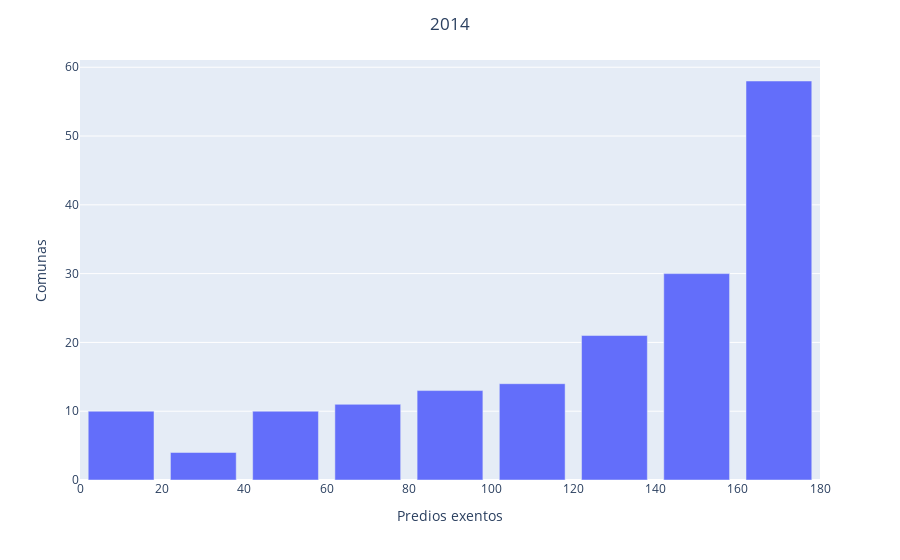
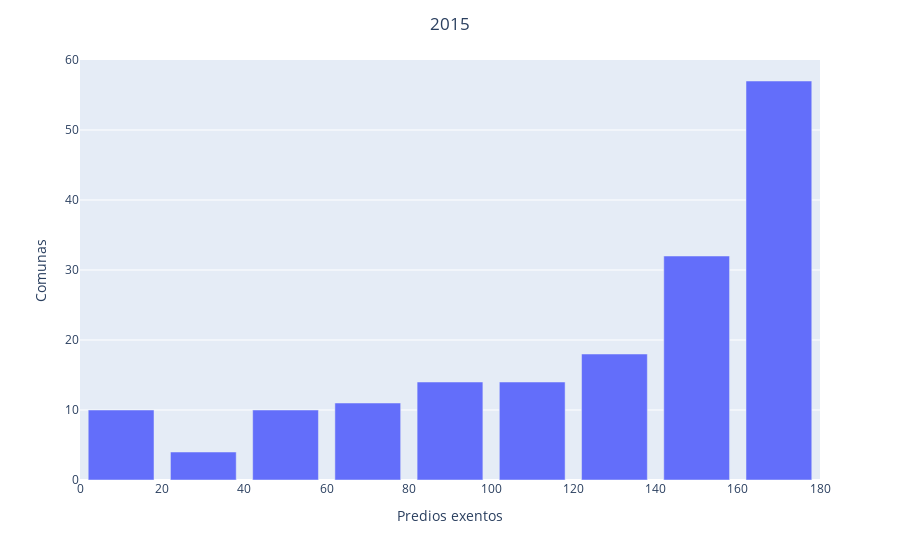
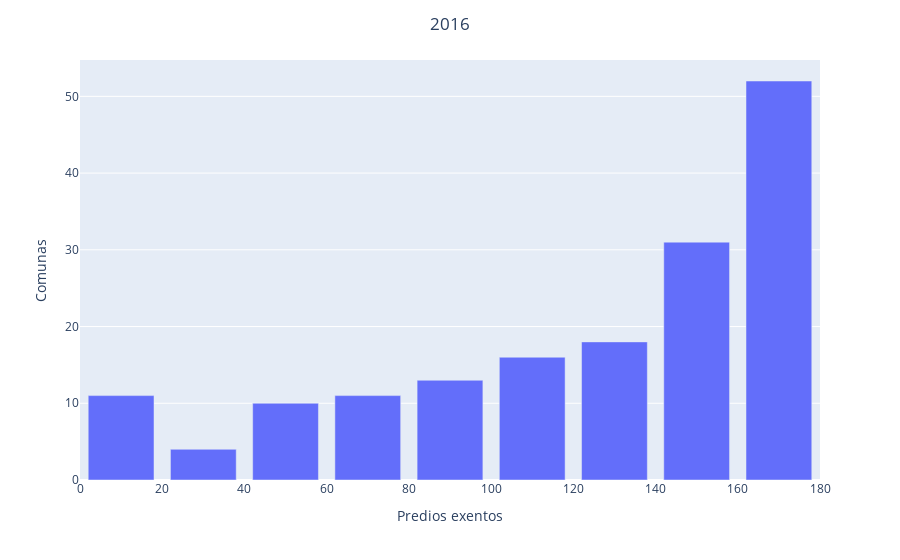
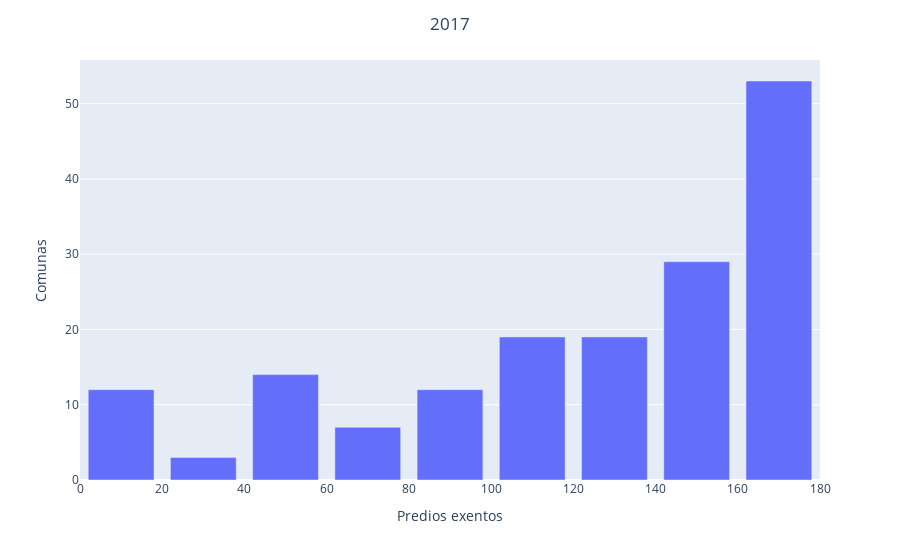

The notebook cell saved with these charts, in order:
### Code cell
años = DA["Año"].unique()
for año in años:
    df= DA[DA["Año"]==año]
    counts, bins = np.histogram(df["% Exentos"], bins=range(0,100,10))
    bins = 1  *  ( bins [: - 1 ]  +  bins [ 1 :])
    fig = px.bar(x=bins, y=counts, labels={'x':'Predios exentos', 'y':'Comunas'})
    fig.update_layout(title=dict(text=f"{año}", x=0.5,xanchor="center"))
    fig.show()

### Figure 1 — Plotly figure (JSON) as saved in the notebook; plotly's stock layout.template omitted (floating-point values rounded to 4 significant figures)
{"data": [{"alignmentgroup": "True", "hovertemplate": "Predios exentos=%{x}<br>Comunas=%{y}<extra></extra>", "legendgroup": "", "marker": {"color": "#636efa", "pattern": {"shape": ""}}, "name": "", "offsetgroup": "", "orientation": "v", "showlegend": false, "textposition": "auto", "type": "bar", "x": [10, 30, 50, 70, 90, 110, 130, 150, 170], "xaxis": "x", "y": [10, 4, 10, 11, 13, 14, 21, 30, 58], "yaxis": "y"}], "layout": {"autosize": true, "barmode": "relative", "legend": {"tracegroupgap": 0}, "margin": {"t": 60}, "title": {"text": "2014", "x": 0.5, "xanchor": "center"}, "xaxis": {"anchor": "y", "autorange": true, "domain": [0, 1], "range": [0, 180], "title": {"text": "Predios exentos"}, "type": "linear"}, "yaxis": {"anchor": "x", "autorange": true, "domain": [0, 1], "range": [0, 61.05], "title": {"text": "Comunas"}, "type": "linear"}}}

### Figure 2 — Plotly figure (JSON) as saved in the notebook; plotly's stock layout.template omitted (floating-point values rounded to 4 significant figures)
{"data": [{"alignmentgroup": "True", "hovertemplate": "Predios exentos=%{x}<br>Comunas=%{y}<extra></extra>", "legendgroup": "", "marker": {"color": "#636efa", "pattern": {"shape": ""}}, "name": "", "offsetgroup": "", "orientation": "v", "showlegend": false, "textposition": "auto", "type": "bar", "x": [10, 30, 50, 70, 90, 110, 130, 150, 170], "xaxis": "x", "y": [10, 4, 10, 11, 14, 14, 18, 32, 57], "yaxis": "y"}], "layout": {"autosize": true, "barmode": "relative", "legend": {"tracegroupgap": 0}, "margin": {"t": 60}, "title": {"text": "2015", "x": 0.5, "xanchor": "center"}, "xaxis": {"anchor": "y", "autorange": true, "domain": [0, 1], "range": [0, 180], "title": {"text": "Predios exentos"}, "type": "linear"}, "yaxis": {"anchor": "x", "autorange": true, "domain": [0, 1], "range": [0, 60], "title": {"text": "Comunas"}, "type": "linear"}}}

### Figure 3 — Plotly figure (JSON) as saved in the notebook; plotly's stock layout.template omitted (floating-point values rounded to 4 significant figures)
{"data": [{"alignmentgroup": "True", "hovertemplate": "Predios exentos=%{x}<br>Comunas=%{y}<extra></extra>", "legendgroup": "", "marker": {"color": "#636efa", "pattern": {"shape": ""}}, "name": "", "offsetgroup": "", "orientation": "v", "showlegend": false, "textposition": "auto", "type": "bar", "x": [10, 30, 50, 70, 90, 110, 130, 150, 170], "xaxis": "x", "y": [11, 4, 10, 11, 13, 16, 18, 31, 52], "yaxis": "y"}], "layout": {"autosize": true, "barmode": "relative", "legend": {"tracegroupgap": 0}, "margin": {"t": 60}, "title": {"text": "2016", "x": 0.5, "xanchor": "center"}, "xaxis": {"anchor": "y", "autorange": true, "domain": [0, 1], "range": [0, 180], "title": {"text": "Predios exentos"}, "type": "linear"}, "yaxis": {"anchor": "x", "autorange": true, "domain": [0, 1], "range": [0, 54.74], "title": {"text": "Comunas"}, "type": "linear"}}}

### Figure 4 — Plotly figure (JSON) as saved in the notebook; plotly's stock layout.template omitted (floating-point values rounded to 4 significant figures)
{"data": [{"alignmentgroup": "True", "hovertemplate": "Predios exentos=%{x}<br>Comunas=%{y}<extra></extra>", "legendgroup": "", "marker": {"color": "#636efa", "pattern": {"shape": ""}}, "name": "", "offsetgroup": "", "orientation": "v", "showlegend": false, "textposition": "auto", "type": "bar", "x": [10, 30, 50, 70, 90, 110, 130, 150, 170], "xaxis": "x", "y": [12, 3, 14, 7, 12, 19, 19, 29, 53], "yaxis": "y"}], "layout": {"autosize": true, "barmode": "relative", "legend": {"tracegroupgap": 0}, "margin": {"t": 60}, "title": {"text": "2017", "x": 0.5, "xanchor": "center"}, "xaxis": {"anchor": "y", "autorange": true, "domain": [0, 1], "range": [0, 180], "title": {"text": "Predios exentos"}, "type": "linear"}, "yaxis": {"anchor": "x", "autorange": true, "domain": [0, 1], "range": [0, 55.79], "title": {"text": "Comunas"}, "type": "linear"}}}
